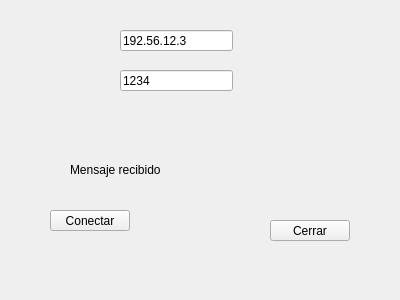
<?xml version="1.0" encoding="UTF-8"?>
<ui version="4.0">
 <class>Client</class>
 <widget class="QWidget" name="Client">
  <property name="geometry">
   <rect>
    <x>0</x>
    <y>0</y>
    <width>400</width>
    <height>300</height>
   </rect>
  </property>
  <property name="windowTitle">
   <string>Client</string>
  </property>
  <widget class="QLineEdit" name="lEdit_ip">
   <property name="geometry">
    <rect>
     <x>120</x>
     <y>30</y>
     <width>113</width>
     <height>21</height>
    </rect>
   </property>
   <property name="text">
    <string>192.56.12.3</string>
   </property>
  </widget>
  <widget class="QLineEdit" name="lEdit_port">
   <property name="geometry">
    <rect>
     <x>120</x>
     <y>70</y>
     <width>113</width>
     <height>21</height>
    </rect>
   </property>
   <property name="text">
    <string>1234</string>
   </property>
  </widget>
  <widget class="QPushButton" name="pBtn_connect">
   <property name="geometry">
    <rect>
     <x>50</x>
     <y>210</y>
     <width>80</width>
     <height>21</height>
    </rect>
   </property>
   <property name="text">
    <string>Conectar</string>
   </property>
  </widget>
  <widget class="QPushButton" name="pBtn_close">
   <property name="geometry">
    <rect>
     <x>270</x>
     <y>220</y>
     <width>80</width>
     <height>21</height>
    </rect>
   </property>
   <property name="text">
    <string>Cerrar</string>
   </property>
  </widget>
  <widget class="QLabel" name="lbl_message">
   <property name="geometry">
    <rect>
     <x>70</x>
     <y>160</y>
     <width>100</width>
     <height>20</height>
    </rect>
   </property>
   <property name="text">
    <string>Mensaje recibido</string>
   </property>
  </widget>
 </widget>
 <resources/>
 <connections/>
</ui>
